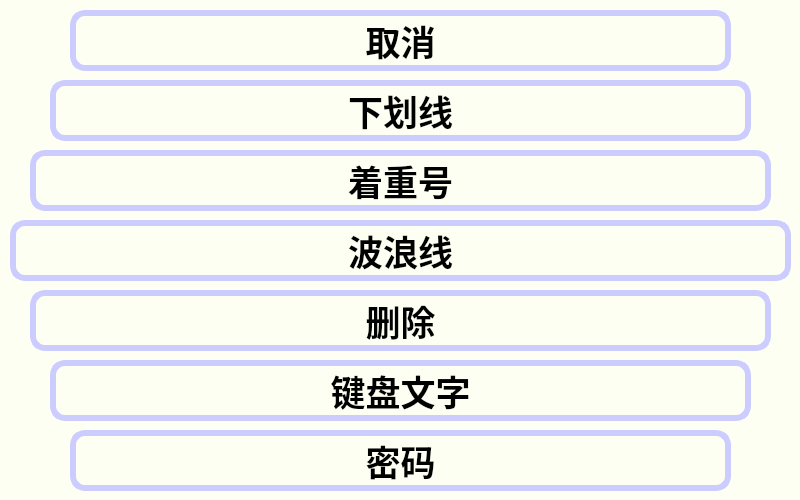
<?xml version="1.0" encoding="UTF-8"?>
<ui version="4.0">
 <class>text_style_w</class>
 <widget class="QWidget" name="text_style_w">
  <property name="geometry">
   <rect>
    <x>0</x>
    <y>0</y>
    <width>800</width>
    <height>500</height>
   </rect>
  </property>
  <property name="palette">
   <palette>
    <active>
     <colorrole role="Base">
      <brush brushstyle="SolidPattern">
       <color alpha="255">
        <red>255</red>
        <green>255</green>
        <blue>255</blue>
       </color>
      </brush>
     </colorrole>
     <colorrole role="Window">
      <brush brushstyle="SolidPattern">
       <color alpha="255">
        <red>254</red>
        <green>255</green>
        <blue>243</blue>
       </color>
      </brush>
     </colorrole>
    </active>
    <inactive>
     <colorrole role="Base">
      <brush brushstyle="SolidPattern">
       <color alpha="255">
        <red>255</red>
        <green>255</green>
        <blue>255</blue>
       </color>
      </brush>
     </colorrole>
     <colorrole role="Window">
      <brush brushstyle="SolidPattern">
       <color alpha="255">
        <red>254</red>
        <green>255</green>
        <blue>243</blue>
       </color>
      </brush>
     </colorrole>
    </inactive>
    <disabled>
     <colorrole role="Base">
      <brush brushstyle="SolidPattern">
       <color alpha="255">
        <red>254</red>
        <green>255</green>
        <blue>243</blue>
       </color>
      </brush>
     </colorrole>
     <colorrole role="Window">
      <brush brushstyle="SolidPattern">
       <color alpha="255">
        <red>254</red>
        <green>255</green>
        <blue>243</blue>
       </color>
      </brush>
     </colorrole>
    </disabled>
   </palette>
  </property>
  <property name="windowTitle">
   <string>Form</string>
  </property>
  <widget class="QPushButton" name="underline_btn">
   <property name="geometry">
    <rect>
     <x>50</x>
     <y>80</y>
     <width>701</width>
     <height>61</height>
    </rect>
   </property>
   <property name="font">
    <font>
     <pointsize>-1</pointsize>
     <weight>75</weight>
     <bold>true</bold>
    </font>
   </property>
   <property name="cursor">
    <cursorShape>PointingHandCursor</cursorShape>
   </property>
   <property name="whatsThis">
    <string/>
   </property>
   <property name="layoutDirection">
    <enum>Qt::LeftToRight</enum>
   </property>
   <property name="styleSheet">
    <string notr="true">#underline_btn
{
	font-weight:bold;
    border-radius: 15px;
    font-size: 35px;
    color: black;
	border:6px solid #CCCCFF;
}

#underline_btn:hover {
    font-size: 45px;
    color: #CCCCFF;
}

#underline_btn:pressed {
	color:black;
    background:#CCCCFF; /* 按下颜色 */
	border:6px solid black;
}</string>
   </property>
   <property name="text">
    <string>下划线</string>
   </property>
  </widget>
  <widget class="QPushButton" name="emp_btn">
   <property name="geometry">
    <rect>
     <x>30</x>
     <y>150</y>
     <width>741</width>
     <height>61</height>
    </rect>
   </property>
   <property name="font">
    <font>
     <pointsize>-1</pointsize>
     <weight>75</weight>
     <bold>true</bold>
    </font>
   </property>
   <property name="cursor">
    <cursorShape>PointingHandCursor</cursorShape>
   </property>
   <property name="whatsThis">
    <string/>
   </property>
   <property name="layoutDirection">
    <enum>Qt::LeftToRight</enum>
   </property>
   <property name="styleSheet">
    <string notr="true">#emp_btn
{
	font-weight:bold;
    border-radius: 15px;
    font-size: 35px;
    color: black;
	border:6px solid #CCCCFF;
}

#emp_btn:hover {
    font-size: 45px;
    color: #CCCCFF;
}

#emp_btn:pressed {
	color:black;
    background:#CCCCFF; /* 按下颜色 */
	border:6px solid black;
}</string>
   </property>
   <property name="text">
    <string>着重号</string>
   </property>
  </widget>
  <widget class="QPushButton" name="wavy_btn">
   <property name="geometry">
    <rect>
     <x>10</x>
     <y>220</y>
     <width>781</width>
     <height>61</height>
    </rect>
   </property>
   <property name="font">
    <font>
     <pointsize>-1</pointsize>
     <weight>75</weight>
     <bold>true</bold>
    </font>
   </property>
   <property name="cursor">
    <cursorShape>PointingHandCursor</cursorShape>
   </property>
   <property name="whatsThis">
    <string/>
   </property>
   <property name="layoutDirection">
    <enum>Qt::LeftToRight</enum>
   </property>
   <property name="styleSheet">
    <string notr="true">#wavy_btn
{
	font-weight:bold;
    border-radius: 15px;
    font-size: 35px;
    color: black;
	border:6px solid #CCCCFF;
}

#wavy_btn:hover {
    font-size: 45px;
    color: #CCCCFF;
}

#wavy_btn:pressed {
	color:black;
    background:#CCCCFF; /* 按下颜色 */
	border:6px solid black;
}</string>
   </property>
   <property name="text">
    <string>波浪线</string>
   </property>
  </widget>
  <widget class="QPushButton" name="del_btn">
   <property name="geometry">
    <rect>
     <x>30</x>
     <y>290</y>
     <width>741</width>
     <height>61</height>
    </rect>
   </property>
   <property name="font">
    <font>
     <pointsize>-1</pointsize>
     <weight>75</weight>
     <bold>true</bold>
    </font>
   </property>
   <property name="cursor">
    <cursorShape>PointingHandCursor</cursorShape>
   </property>
   <property name="whatsThis">
    <string/>
   </property>
   <property name="layoutDirection">
    <enum>Qt::LeftToRight</enum>
   </property>
   <property name="styleSheet">
    <string notr="true">#del_btn
{
	font-weight:bold;
    border-radius: 15px;
    font-size: 35px;
    color: black;
	border:6px solid #CCCCFF;
}

#del_btn:hover {
    font-size: 45px;
    color: #CCCCFF;
}

#del_btn:pressed {
	color:black;
    background:#CCCCFF; /* 按下颜色 */
	border:6px solid black;
}</string>
   </property>
   <property name="text">
    <string>删除</string>
   </property>
  </widget>
  <widget class="QPushButton" name="keyboard_btn">
   <property name="geometry">
    <rect>
     <x>50</x>
     <y>360</y>
     <width>701</width>
     <height>61</height>
    </rect>
   </property>
   <property name="font">
    <font>
     <pointsize>-1</pointsize>
     <weight>75</weight>
     <bold>true</bold>
    </font>
   </property>
   <property name="cursor">
    <cursorShape>PointingHandCursor</cursorShape>
   </property>
   <property name="whatsThis">
    <string/>
   </property>
   <property name="layoutDirection">
    <enum>Qt::LeftToRight</enum>
   </property>
   <property name="styleSheet">
    <string notr="true">#keyboard_btn
{
	font-weight:bold;
    border-radius: 15px;
    font-size: 35px;
    color: black;
	border:6px solid #CCCCFF;
}

#keyboard_btn:hover {
    font-size: 45px;
    color: #CCCCFF;
}

#keyboard_btn:pressed {
	color:black;
    background:#CCCCFF; /* 按下颜色 */
	border:6px solid black;
}</string>
   </property>
   <property name="text">
    <string>键盘文字</string>
   </property>
  </widget>
  <widget class="QPushButton" name="psw_btn">
   <property name="geometry">
    <rect>
     <x>70</x>
     <y>430</y>
     <width>661</width>
     <height>61</height>
    </rect>
   </property>
   <property name="font">
    <font>
     <pointsize>-1</pointsize>
     <weight>75</weight>
     <bold>true</bold>
    </font>
   </property>
   <property name="cursor">
    <cursorShape>PointingHandCursor</cursorShape>
   </property>
   <property name="whatsThis">
    <string/>
   </property>
   <property name="layoutDirection">
    <enum>Qt::LeftToRight</enum>
   </property>
   <property name="styleSheet">
    <string notr="true">#psw_btn
{
	font-weight:bold;
    border-radius: 15px;
    font-size: 35px;
    color: black;
	border:6px solid #CCCCFF;
}

#psw_btn:hover {
    font-size: 45px;
    color: #CCCCFF;
}

#psw_btn:pressed {
	color:black;
    background:#CCCCFF; /* 按下颜色 */
	border:6px solid black;
}</string>
   </property>
   <property name="text">
    <string>密码</string>
   </property>
  </widget>
  <widget class="QPushButton" name="cancle_btn">
   <property name="geometry">
    <rect>
     <x>70</x>
     <y>10</y>
     <width>661</width>
     <height>61</height>
    </rect>
   </property>
   <property name="font">
    <font>
     <pointsize>-1</pointsize>
     <weight>75</weight>
     <bold>true</bold>
    </font>
   </property>
   <property name="cursor">
    <cursorShape>PointingHandCursor</cursorShape>
   </property>
   <property name="whatsThis">
    <string/>
   </property>
   <property name="layoutDirection">
    <enum>Qt::LeftToRight</enum>
   </property>
   <property name="styleSheet">
    <string notr="true">#cancle_btn
{
	font-weight:bold;
    border-radius: 15px;
    font-size: 35px;
    color: black;
	border:6px solid #CCCCFF;
}

#cancle_btn:hover {
    font-size: 45px;
    color: #CCCCFF;
}

#cancle_btn:pressed {
	color:black;
    background:#CCCCFF; /* 按下颜色 */
	border:6px solid black;
}</string>
   </property>
   <property name="text">
    <string>取消</string>
   </property>
  </widget>
 </widget>
 <resources/>
 <connections/>
</ui>
